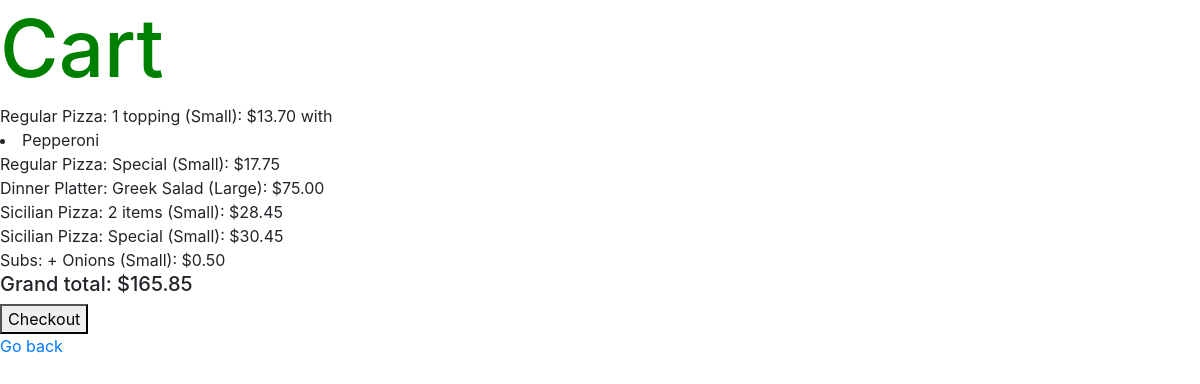
/cart (signed in), run on the app's committed database.
### orders/models.py (models this page shows)
class OrderItem(models.Model):
    menu_item = models.ForeignKey(MenuItem, on_delete=models.PROTECT, related_name="orderItems")
    menu_item_addition = models.ManyToManyField(MenuItemAddition, blank=True, related_name="orderItems")
    order = models.ForeignKey(Order, on_delete=models.CASCADE, related_name="orderItems", default=1, blank=True)
    def __str__(self):
        return f"{self.menu_item}"

class MenuItem(models.Model):
    name = models.CharField(max_length=200)
    size = models.CharField(max_length=200)
    category = models.CharField(max_length=200)
    price = models.DecimalField(max_digits=10, decimal_places=2)
    max_num_of_additions = models.IntegerField(default=0)
    sort_id_asc = models.IntegerField(default=0)
    class Meta:
        ordering = ['sort_id_asc', '-size']
    def __str__(self):
        return f"{self.category}: {self.name} ({self.size}): ${self.price}"

class MenuItemAddition(models.Model):
    desc = models.CharField(max_length=100)
    category = models.CharField(max_length=100)
    price = models.DecimalField(max_digits=10, decimal_places=2, default=0)
    def __str__(self):
        return f"{self.desc}"

### orders/views.py (the view)
# urls.py: path("cart", views.view_cart, name="view_cart"),
def view_cart(request):
    try:
        current_order = Order.objects.get(customer=request.user, is_placed="N")
    except:
        return render(request, "orders/message.html", {"message": "Your cart is empty!"})
    current_order_items = OrderItem.objects.filter(order=current_order)
    grand_total = 0.00
    for oi in current_order_items:
        grand_total += float(oi.menu_item.price)
    current_order.grand_total = grand_total
    current_order.save()
    context = {
        "order_items": current_order_items,
        "grand_total": "{0:.2f}".format(grand_total)
    }
    return render(request, "orders/cart.html", context)

### orders/templates/orders/cart.html (shortened to what this page needs)
{% extends "orders/base.html" %}
{% block content %}
<h1>Cart</h1>
{% for item in order_items %}
    <div>{{ item }}
        {% if item.menu_item_addition.all %}
            with
        {% endif %}
        {% for addition in item.menu_item_addition.all %}
            <li>{{ addition }}</li>
        {% endfor %}
    </div>
{% endfor %}
<h5>Grand total: ${{ grand_total }}</h5>
<div><a href="{% url 'pay' %}"><button>Checkout</button></a></div>
<div><a href="{% url 'index' %}">Go back</a></div>
{% endblock %}

### orders/templates/orders/base.html (shortened to what this page needs)
{% load static %}
<!DOCTYPE html>
<html>
    <head>
        <link rel="stylesheet" href="https://stackpath.bootstrapcdn.com/bootstrap/4.4.1/css/bootstrap.min.css">
        <link rel="stylesheet" href="{% static 'orders/styles.css' %}"/>
    </head>
    <body>
        {% block content %}
        {% endblock %}
    </body>
</html>

### orders/static/orders/styles.css (style rules this page uses)
h1 { color: green; font-size: 5em; }

### data on the page
OrderItem: menu_item.price "Regular Pizza: 1 topping (Small): $13.70", shows "with"
MenuItemAddition: desc "Pepperoni"
OrderItem: menu_item.price "Regular Pizza: Special (Small): $17.75"
OrderItem: menu_item.price "Dinner Platter: Greek Salad (Large): $75.00"
OrderItem: menu_item.price "Sicilian Pizza: 2 items (Small): $28.45"
OrderItem: menu_item.price "Sicilian Pizza: Special (Small): $30.45"
OrderItem: menu_item.price "Subs: + Onions (Small): $0.50"

### other printed values
{{ grand_total }} "165.85"
